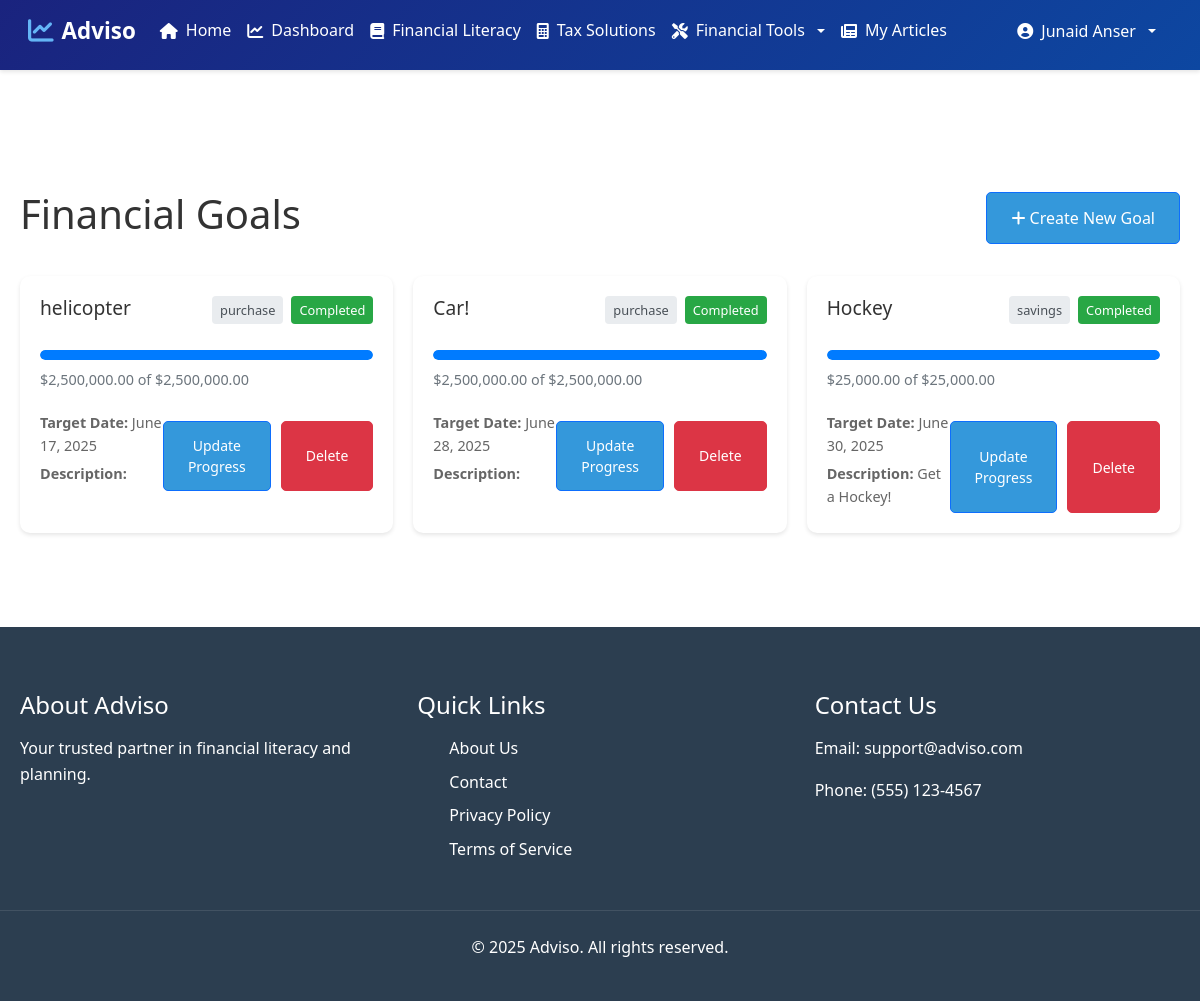
/financial-goals.php (signed in), run on the app's committed database.
### tables this page shows
CREATE TABLE `financial_goals` (
  `id` int(11) NOT NULL,
  `user_id` int(11) NOT NULL,
  `title` varchar(255) NOT NULL,
  `description` text DEFAULT NULL,
  `target_amount` decimal(15,2) NOT NULL,
  `saved_amount` decimal(15,2) DEFAULT 0.00,
  `target_date` date DEFAULT NULL,
  `status` enum('active','completed','cancelled') DEFAULT 'active',
  `category` varchar(50) DEFAULT NULL,
  `priority` enum('low','medium','high') DEFAULT 'medium',
  `created_at` timestamp NOT NULL DEFAULT current_timestamp(),
  `updated_at` timestamp NOT NULL DEFAULT current_timestamp() ON UPDATE current_timestamp()
);

### financial-goals.php (the view, shortened to what this page needs)
<?php
require_once 'config/config.php';
$stmt = $conn->prepare("
    SELECT *,
           CASE WHEN saved_amount >= target_amount THEN 'completed' ELSE status END as current_status
    FROM financial_goals
    WHERE user_id = ?
    ORDER BY target_date ASC
");
$stmt->bind_param("i", $_SESSION['user_id']);
$stmt->execute();
$result = $stmt->get_result();
$goals = $result->fetch_all(MYSQLI_ASSOC);
include 'includes/header.php';
?>
<div class="container">
    <div class="goals-header">
        <h1>Financial Goals</h1>
        <button class="btn btn-primary" data-bs-toggle="modal" data-bs-target="#createGoalModal">
            <i class="fas fa-plus"></i> Create New Goal
        </button>
    </div>
    <?php if (empty($goals)): ?>
        <div class="no-goals">
            <p>You haven't set any financial goals yet. Start by creating your first goal!</p>
        </div>
    <?php else: ?>
        <div class="goals-grid">
            <?php foreach ($goals as $goal): ?>
                <div class="goal-card">
                    <div class="goal-header">
                        <h3><?php echo htmlspecialchars($goal['title'] ?? ''); ?></h3>
                        <div class="goal-badges">
                            <span class="category-badge"><?php echo htmlspecialchars($goal['category'] ?? ''); ?></span>
                            <span class="status-badge <?php echo $goal['current_status'] === 'completed' ? 'completed' : 'active'; ?>">
                                <?php echo ucfirst($goal['current_status']); ?>
                            </span>
                        </div>
                    </div>
                    <div class="goal-progress">
                        <?php
                        $saved_amount = floatval($goal['saved_amount'] ?? 0);
                        $target_amount = floatval($goal['target_amount'] ?? 0);
                        $progress = $target_amount > 0 ? ($saved_amount / $target_amount) * 100 : 0;
                        $progress = min($progress, 100);
                        ?>
                        <div class="progress-bar">
                            <div class="progress" style="width: <?php echo $progress; ?>%"></div>
                        </div>
                        <div class="progress-text">
                            $<?php echo number_format($saved_amount, 2); ?> of $<?php echo number_format($target_amount, 2); ?>
                        </div>
                    </div>
                    <div class="goal-details">
                        <div class="goal-info">
                            <p><strong>Target Date:</strong> <?php echo date('F j, Y', strtotime($goal['target_date'] ?? '')); ?></p>
                            <p><strong>Description:</strong> <?php echo htmlspecialchars($goal['description'] ?? ''); ?></p>
                        </div>
                        <div class="goal-actions">
                            <button class="btn btn-sm btn-primary update-progress"
                                    data-goal-id="<?php echo $goal['id']; ?>"
                                    data-bs-toggle="modal"
                                    data-bs-target="#updateProgressModal">
                                Update Progress
                            </button>
                            <button class="btn btn-sm btn-danger delete-goal"
                                    data-goal-id="<?php echo $goal['id']; ?>"
                                    data-goal-title="<?php echo htmlspecialchars($goal['title'] ?? ''); ?>">
                                Delete
                            </button>
                        </div>
                    </div>
                </div>
            <?php endforeach; ?>
        </div>
    <?php endif; ?>
</div>
<?php include 'includes/footer.php'; ?>

### assets/css/style.css (style rules this page uses)
* { margin: 0; padding: 0; box-sizing: border-box; }
body { font-family: 'Segoe UI', Tahoma, Geneva, Verdana, sans-serif; line-height: 1.6; color: #333; padding-top: 90px; min-height: 100vh; }
.container { max-width: 1200px; margin: 0 auto; padding: 30px 20px; }
.btn { display: inline-block; padding: 0.8rem 1.5rem; border-radius: 5px; text-decoration: none; font-weight: 500; transition: all 0.3s ease; }
.btn-primary { background-color: #3498db; color: white; }
.goals-grid { display: grid; grid-template-columns: repeat(auto-fit, minmax(300px, 1fr)); gap: 1.5rem; }
.goal-card { background: #f8f9fa; padding: 1.5rem; border-radius: 8px; }
.goal-card h3 { color: #333; margin-bottom: 1rem; font-size: 1.2rem; }
.goal-progress { margin: 1rem 0; }
.progress-bar { background: #e9ecef; border-radius: 10px; height: 10px; overflow: hidden; margin-bottom: 0.5rem; }
.progress { background: #17a2b8; height: 100%; transition: width 0.3s ease; }
.goal-details { display: flex; justify-content: space-between; color: #666; font-size: 0.875rem; }
.status-badge { display: inline-block; padding: 0.25rem 0.75rem; border-radius: 20px; font-size: 0.875rem; font-weight: 500; }
.status-badge.completed { background: #d4edda; color: #155724; }
.status-badge { padding: 0.5rem 1rem; border-radius: 20px; font-size: 0.9rem; font-weight: 500; }
.status-badge.completed { background: #28a745; color: #fff; }

### includes/header.php (style rules this page uses)
body { margin-top: 70px; }

### financial-goals.php (style rules this page uses)
.goals-header { display: flex; justify-content: space-between; align-items: center; margin-bottom: 30px; }
.goals-grid { display: grid; grid-template-columns: repeat(auto-fill, minmax(300px, 1fr)); gap: 20px; margin-top: 20px; }
.goal-card { background: white; border-radius: 10px; padding: 20px; box-shadow: 0 2px 4px rgba(0,0,0,0.1); }
.goal-header { display: flex; justify-content: space-between; align-items: flex-start; margin-bottom: 15px; }
.goal-badges { display: flex; gap: 8px; }
.category-badge, .status-badge { padding: 4px 8px; border-radius: 4px; font-size: 0.8rem; font-weight: 500; }
.category-badge { background: #e9ecef; color: #495057; }
.status-badge { background: #e9ecef; color: #495057; }
.status-badge.completed { background: #28a745; color: white; }
.goal-progress { margin: 15px 0; }
.progress-bar { background: #e9ecef; border-radius: 10px; height: 10px; overflow: hidden; }
.progress { background: #007bff; height: 100%; transition: width 0.3s ease; }
.progress-text { margin-top: 5px; font-size: 0.9rem; color: #6c757d; }
.goal-details { margin-top: 15px; }
.goal-info p { margin: 5px 0; font-size: 0.9rem; }
.goal-actions { display: flex; gap: 10px; margin-top: 15px; }

### data on the page
financial_goals: title "helicopter", category "purchase", current_status "Completed", saved_amount "2,500,000.00", target_amount "2,500,000.00", target_date "June 17, 2025"
financial_goals: title "Car!", category "purchase", current_status "Completed", saved_amount "2,500,000.00", target_amount "2,500,000.00", target_date "June 28, 2025"
financial_goals: title "Hockey", category "savings", current_status "Completed", saved_amount "25,000.00", target_amount "25,000.00", target_date "June 30, 2025", description "Get a Hockey!"

### other printed values
$_SESSION['name'] "Junaid Anser"
